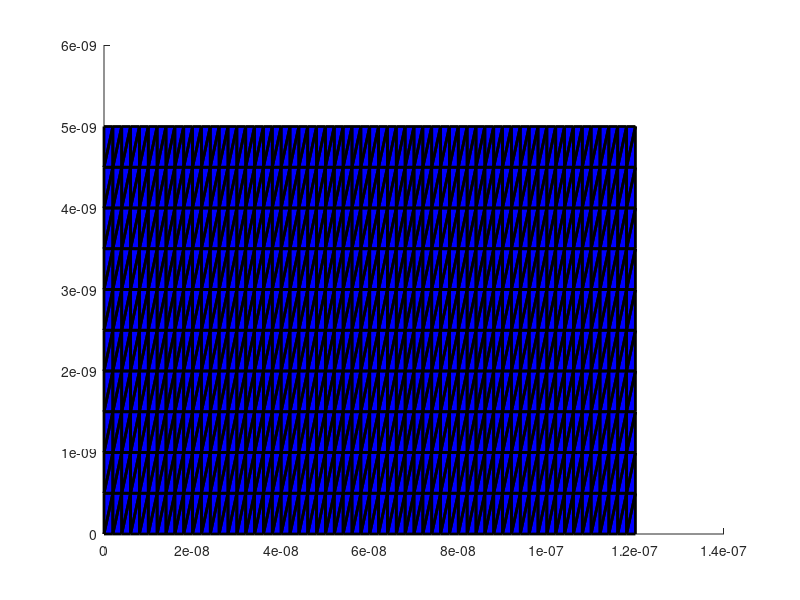

The MATLAB script that drew this image:
clear; close all; clc;

% due to : 2022.05.5. (Thur) / HW16

%%%%% HW16 %%%%%%%
% Transient simulation 2

%%%% parameter %%%%

q=1.602e-19;
nint=1.075e+16; 
Na = -2e+23;          %1/m^3   N+-type
Na1 = 2e+23;          %1/m^3   N-type
k_B=1.380662e-23;
T=300;      %K
esi = 11.7; eox = 3.9; e0=8.854187817e-12;  % Permittivity, F/m
%m_n = 1417e-4;      % electron mobility
m_n = 518e-4;      % electron mobility
m_p = 470.5e-4;     % Hole mobility
coeff=(0.25*q)/e0;

Thermal_V = k_B*T/q;

coeff_Jn = q*m_n*Thermal_V;
coeff_Jp = -q*m_p*Thermal_V;

%%%%%%%% Read Files %%%%%%%%%%

Vertex = importdata("Vertex.txt");
[V_row,V_col]=size(Vertex);

Element= importdata('Element.txt');
[E_row,col]=size(Element);

Contact_Si = importdata('Contact_Si.txt');

index = V_row;

E_R2 = Element;

R_row1 = 0;
R_row2 = size(E_R2,1);
R_row3 = 0;

%%%%%% Geometry information %%%%%%

L=zeros(E_row,3);

for ii = 1:R_row1
    for jj = 1:3
        if jj == 1 % between 1 and 2
            L(ii,jj) = sqrt(abs((Vertex(E_R1(ii,jj+1),1)-Vertex(E_R1(ii,jj),1))^2+(Vertex(E_R1(ii,jj+1),2)-Vertex(E_R1(ii,jj),2))^2));
        elseif jj == 2 % between 2 and 3
            L(ii,jj) = sqrt(abs((Vertex(E_R1(ii,jj+1),1)-Vertex(E_R1(ii,jj),1))^2+(Vertex(E_R1(ii,jj+1),2)-Vertex(E_R1(ii,jj),2))^2));
        elseif jj ==3 % between 3 and 1
            L(ii,jj) = sqrt(abs((Vertex(E_R1(ii,jj),1)-Vertex(E_R1(ii,jj-2),1))^2+(Vertex(E_R1(ii,jj),2)-Vertex(E_R1(ii,jj-2),2))^2));
        end
    end
end

for ii = 1:R_row2
    for jj = 1:3
        if jj == 1 % between 1 and 2
            L(ii+R_row1,jj) = sqrt(abs((Vertex(E_R2(ii,jj+1),1)-Vertex(E_R2(ii,jj),1))^2+(Vertex(E_R2(ii,jj+1),2)-Vertex(E_R2(ii,jj),2))^2));
        elseif jj == 2 % between 2 and 3
            L(ii+R_row1,jj) = sqrt(abs((Vertex(E_R2(ii,jj+1),1)-Vertex(E_R2(ii,jj),1))^2+(Vertex(E_R2(ii,jj+1),2)-Vertex(E_R2(ii,jj),2))^2));
        elseif jj ==3 % between 3 and 1
            L(ii+R_row1,jj) = sqrt(abs((Vertex(E_R2(ii,jj),1)-Vertex(E_R2(ii,jj-2),1))^2+(Vertex(E_R2(ii,jj),2)-Vertex(E_R2(ii,jj-2),2))^2));
        end
    end
end

for ii = 1:R_row3
    for jj = 1:3
        if jj == 1 % between 1 and 2
            L(ii+R_row2+R_row1,jj) = sqrt(abs((Vertex(E_R3(ii,jj+1),1)-Vertex(E_R3(ii,jj),1))^2+(Vertex(E_R3(ii,jj+1),2)-Vertex(E_R3(ii,jj),2))^2));
        elseif jj == 2 % between 2 and 3
            L(ii+R_row2+R_row1,jj) = sqrt(abs((Vertex(E_R3(ii,jj+1),1)-Vertex(E_R3(ii,jj),1))^2+(Vertex(E_R3(ii,jj+1),2)-Vertex(E_R3(ii,jj),2))^2));
        elseif jj ==3 % between 3 and 1
            L(ii+R_row2+R_row1,jj) = sqrt(abs((Vertex(E_R3(ii,jj),1)-Vertex(E_R3(ii,jj-2),1))^2+(Vertex(E_R3(ii,jj),2)-Vertex(E_R3(ii,jj-2),2))^2));
        end
    end
end

% Vector
Volume=zeros(E_row,1);
R=zeros(E_row,1);

for ii = 1:R_row1
    a12 = [(Vertex(E_R1(ii,2),1)-Vertex(E_R1(ii,1),1)),(Vertex(E_R1(ii,2),2)-Vertex(E_R1(ii,1),2))];
    a13 = [(Vertex(E_R1(ii,3),1)-Vertex(E_R1(ii,1),1)),(Vertex(E_R1(ii,3),2)-Vertex(E_R1(ii,1),2))];
    a23 = [(Vertex(E_R1(ii,3),1)-Vertex(E_R1(ii,2),1)),(Vertex(E_R1(ii,3),2)-Vertex(E_R1(ii,2),2))];
    a21=-a12;
    a31=-a13;
    a32=-a23;

    Volume(ii,1) = (1/2)*abs(a12(1,1)*a13(1,2)-a12(1,2)*a13(1,1)); % m^2
    R(ii,1) = (L(ii,1)*L(ii,2)*L(ii,3))/(4*Volume(ii,1));
end

for ii = 1:R_row2
    a12 = [(Vertex(E_R2(ii,2),1)-Vertex(E_R2(ii,1),1)),(Vertex(E_R2(ii,2),2)-Vertex(E_R2(ii,1),2))];
    a13 = [(Vertex(E_R2(ii,3),1)-Vertex(E_R2(ii,1),1)),(Vertex(E_R2(ii,3),2)-Vertex(E_R2(ii,1),2))];
    a23 = [(Vertex(E_R2(ii,3),1)-Vertex(E_R2(ii,2),1)),(Vertex(E_R2(ii,3),2)-Vertex(E_R2(ii,2),2))];
    a21=-a12;
    a31=-a13;
    a32=-a23;

    Volume(ii+R_row1,1) = (1/2)*abs(a12(1,1)*a13(1,2)-a12(1,2)*a13(1,1)); % m^2
    R(ii+R_row1,1) = (L(ii+R_row1,1)*L(ii+R_row1,2)*L(ii+R_row1,3))/(4*Volume(ii+R_row1,1));
end

for ii = 1:R_row3
    a12 = [(Vertex(E_R3(ii,2),1)-Vertex(E_R3(ii,1),1)),(Vertex(E_R3(ii,2),2)-Vertex(E_R3(ii,1),2))];
    a13 = [(Vertex(E_R3(ii,3),1)-Vertex(E_R3(ii,1),1)),(Vertex(E_R3(ii,3),2)-Vertex(E_R3(ii,1),2))];
    a23 = [(Vertex(E_R3(ii,3),1)-Vertex(E_R3(ii,2),1)),(Vertex(E_R3(ii,3),2)-Vertex(E_R3(ii,2),2))];
    a21=-a12;
    a31=-a13;
    a32=-a23;

    Volume(ii+R_row2+R_row1,1) = (1/2)*abs(a12(1,1)*a13(1,2)-a12(1,2)*a13(1,1)); % m^2
    R(ii+R_row2+R_row1,1) = (L(ii+R_row2+R_row1,1)*L(ii+R_row2+R_row1,2)*L(ii+R_row2+R_row1,3))/(4*Volume(ii+R_row2+R_row1,1));
end

%%%%%%% Area %%%%%%%%
Area=zeros(E_row,3);

for ii = 1:R_row1
    for jj = 1:3
        if jj == 1 % between 1 and 2
            Area(ii,jj) = sqrt(abs(R(ii,1)^2-(L(ii,jj)/2)^2));
        elseif jj == 2 % between 2 and 3
            Area(ii,jj) = sqrt(abs(R(ii,1)^2-(L(ii,jj)/2)^2));
        elseif jj ==3 % between 3 and 1
            Area(ii,jj) = sqrt(abs(R(ii,1)^2-(L(ii,jj)/2)^2));
        end
    end
end

for ii = 1:R_row2
    for jj = 1:3
        if jj == 1 % between 1 and 2
            Area(ii+R_row1,jj) = sqrt(abs(R(ii+R_row1,1)^2-(L(ii+R_row1,jj)/2)^2));
        elseif jj == 2 % between 2 and 3
            Area(ii+R_row1,jj) = sqrt(abs(R(ii+R_row1,1)^2-(L(ii+R_row1,jj)/2)^2));
        elseif jj ==3 % between 3 and 1
            Area(ii+R_row1,jj) = sqrt(abs(R(ii+R_row1,1)^2-(L(ii+R_row1,jj)/2)^2));
        end
    end
end

for ii = 1:R_row3
    for jj = 1:3
        if jj == 1 % between 1 and 2
            Area(ii+R_row2+R_row1,jj) = sqrt(abs(R(ii+R_row2+R_row1,1)^2-(L(ii+R_row2+R_row1,jj)/2)^2));
        elseif jj == 2 % between 2 and 3
            Area(ii+R_row2+R_row1,jj) = sqrt(abs(R(ii+R_row2+R_row1,1)^2-(L(ii+R_row2+R_row1,jj)/2)^2));
        elseif jj ==3 % between 3 and 1
            Area(ii+R_row2+R_row1,jj) = sqrt(abs(R(ii+R_row2+R_row1,1)^2-(L(ii+R_row2+R_row1,jj)/2)^2));
        end
    end
end

V_R1 = 0;
V_R2 = unique(E_R2);
V_R3 = 0;

VR1 = 0;
VR2 = size(V_R2,1);
VR3 = 0;

T = VR1+VR2+VR3;

%%%%% Make the table %%%%%%%

Potential = 1;
eDensity = 2;
hDensity = 3;

Table = zeros(T,3);
T_row = size(Table,1);

for iRegion = 1:3
    if iRegion ==1  % Oxide , only potential

        Table(1:VR1,1) = 1;

        for iVertex =  1:VR1
            Table(iVertex,2) = V_R1(iVertex,1);
            Table(iVertex,3) = Potential;   % only Potential
        end

    elseif iRegion == 2     % Silicon, Potential, eDensity, hDensity

        Table(1+VR1:VR1+VR2,1) = 2;

        for iVertex =  1:VR2
            Table(VR1+iVertex,2) = V_R2(iVertex,1);
            Table(VR1+iVertex,3) = Potential;
        end

    elseif iRegion ==3  % Oxide , only potential

        Table(1+VR1+VR2:T,1) = 3;
        
        for iVertex =  1:VR3
            Table(VR1+VR2+iVertex,2) = V_R3(iVertex,1);
            Table(VR1+VR2+iVertex,3) = Potential;
        end
    end
end

%%%%%%%% Initial Poisson %%%%%%%%%%

phi = zeros(T_row,1);
elec = zeros(T_row,1);
hole = zeros(T_row,1);

phi(:,1) = Thermal_V*log(-Na/nint);

ry1 = unique(Contact_Si(1:10,:)); % Source
ry2 = unique(Contact_Si(11:20,:)); % Drain

elec(1+VR1:1:VR2+VR1,1) = nint*exp(phi(1+VR1:1:VR2+VR1,1)/Thermal_V);
hole(1+VR1:1:VR2+VR1,1) = nint*exp(-phi(1+VR1:1:VR2+VR1,1)/Thermal_V);

%%%%%% Fully-Coupled %%%%%%%%

T1 = VR1+3*VR2+VR3;
Table = zeros(T1,3);

T_row = size(Table,1);

for iRegion = 1:3
    if iRegion ==1  % Oxide , only potential

        Table(1:VR1,1) = 1;

        for iVertex =  1:VR1
            Table(iVertex,2) = V_R1(iVertex,1);
            Table(iVertex,3) = Potential;   % only Potential
        end

    elseif iRegion == 2     % Silicon, Potential, eDensity, hDensity

        Table(1+VR1:VR1+3*VR2,1) = 2;

        for iVertex =  1:VR2

            Table(3*iVertex+(VR1-2),2) = V_R2(iVertex,1);
            Table(3*iVertex+(VR1-1),2) = V_R2(iVertex,1);
            Table(3*iVertex+(VR1),2) = V_R2(iVertex,1);

            Table(3*iVertex+(VR1-2),3) = Potential;
            Table(3*iVertex+(VR1-1),3) = eDensity;
            Table(3*iVertex+(VR1),3) = hDensity;
        end

    elseif iRegion ==3  % Oxide , only potential

        Table(1+VR1+3*VR2:T1,1) = 3;
        
        for iVertex =  1:VR3
            Table(VR1+3*VR2+iVertex,2) = V_R3(iVertex,1);
            Table(VR1+3*VR2+iVertex,3) = Potential;
        end
    end
end

%%%%%%%  Poisson, eDensity, hDensity %%%%%%%%%%

for Newton = 1:50

    Jaco = sparse(T_row,T_row);
    res = zeros(T_row,1);
    
    for ii=1:T_row
    
        if Table(ii,1) == 1     % Region1
            K = find(E_R1 == Table(ii,2));
            K_row = size(K,1);
    
            for rr = 1:K_row
    
                if Table(ii,3) == Potential
    
                    if K(rr,1) <= R_row1
    
                        jj = 1;
                        V3 = find(Table(1:VR1,2)==E_R1(K(rr,1),jj+2)) ;
                        V2 = find(Table(1:VR1,2)==E_R1(K(rr,1),jj+1));
                        V1 = find(Table(1:VR1,2)==E_R1(K(rr,1),jj));
                       
                        res(ii,1) = res(ii,1) + eox*(phi(V2,1)-phi(V1,1))*(Area(K(rr,1),jj)/L(K(rr,1),jj)) + eox*(phi(V3,1)-phi(V1,1))*(Area(K(rr,1),jj+2)/L(K(rr,1),jj+2));
                        Jaco(ii, V3) = Jaco(ii, V3)+ eox*(Area(K(rr,1),jj+2)/L(K(rr,1),jj+2));
                        Jaco(ii, V2) = Jaco(ii, V2)+eox*(Area(K(rr,1),jj)/L(K(rr,1),jj));
                        Jaco(ii, V1) = Jaco(ii, V1)-eox*(Area(K(rr,1),jj+2)/L(K(rr,1),jj+2))-eox*(Area(K(rr,1),jj)/L(K(rr,1),jj));
    
                    elseif K(rr,1) > R_row1 && K(rr,1) <= 2*R_row1
                        jj = 2;
                        K(rr,1) = K(rr,1)-R_row1;
    
                        V3 = find(Table(1:VR1,2)==E_R1(K(rr,1),jj+1)) ;
                        V2 = find(Table(1:VR1,2)==E_R1(K(rr,1),jj));
                        V1 = find(Table(1:VR1,2)==E_R1(K(rr,1),jj-1));
    
                        res(ii,1) = res(ii,1) + eox*(phi(V1,1)-phi(V2,1))*(Area(K(rr,1),jj-1)/L(K(rr,1),jj-1)) + eox*(phi(V3,1)-phi(V2,1))*(Area(K(rr,1),jj)/L(K(rr,1),jj));
                        Jaco(ii, V3) = Jaco(ii, V3)+eox*(Area(K(rr,1),jj)/L(K(rr,1),jj));
                        Jaco(ii, V2) =  Jaco(ii, V2)-eox*(Area(K(rr,1),jj)/L(K(rr,1),jj))-eox*(Area(K(rr,1),jj-1)/L(K(rr,1),jj-1));
                        Jaco(ii, V1) = Jaco(ii, V1)+eox*(Area(K(rr,1),jj-1)/L(K(rr,1),jj-1));
    
                    elseif K(rr,1) > 2*R_row1 && K(rr,1) <= 3*R_row1
                        jj = 3;
                        K(rr,1) = K(rr,1)-2*R_row1;
    
                        V3 = find(Table(1:VR1,2)==E_R1(K(rr,1),jj-2)) ;
                        V2 = find(Table(1:VR1,2)==E_R1(K(rr,1),jj-1));
                        V1 = find(Table(1:VR1,2)==E_R1(K(rr,1),jj));
    
                        res(ii,1) = res(ii,1) + eox*(phi(V3,1)-phi(V1,1))*(Area(K(rr,1),jj)/L(K(rr,1),jj)) + eox*(phi(V2,1)-phi(V1,1))*(Area(K(rr,1),jj-1)/L(K(rr,1),jj-1));
                        Jaco(ii, V3) = Jaco(ii, V3)+eox*(Area(K(rr,1),jj)/L(K(rr,1),jj));
                        Jaco(ii, V2) = Jaco(ii, V2)+eox*(Area(K(rr,1),jj-1)/L(K(rr,1),jj-1));
                        Jaco(ii, V1) = Jaco(ii, V1)-eox*(Area(K(rr,1),jj)/L(K(rr,1),jj))-eox*(Area(K(rr,1),jj-1)/L(K(rr,1),jj-1));
    
                    end
                end
            end

        elseif Table(ii,1) == 2     %region2

            K = find(E_R2 == Table(ii,2));
            K_row = size(K,1);


            if Table(ii,3) == Potential

                for rr = 1:K_row

                    if K(rr,1) <= R_row2
                        jj = 1;

                        V3 = find(Table(1+VR1:3:VR1+3*VR2,2)==E_R2(K(rr,1),jj+2)) ;
                        V2 = find(Table(1+1+VR1:3:VR1+3*VR2,2)==E_R2(K(rr,1),jj+1));
                        V1 = find(Table(1+1+1+VR1:3:VR1+3*VR2,2)==E_R2(K(rr,1),jj));

                        res(ii,1) = res(ii,1) + esi*(phi(VR1+V2,1)-phi(VR1+V1,1))*(Area(K(rr,1)+R_row1,jj)/L(K(rr,1)+R_row1,jj)) + esi*(phi(VR1+V3,1)-phi(VR1+V1,1))*(Area(K(rr,1)+R_row1,jj+2)/L(K(rr,1)+R_row1,jj+2));
                        res(ii,1) = res(ii,1) + coeff*(Area(K(rr,1)+R_row1,jj)*L(K(rr,1)+R_row1,jj)+Area(K(rr,1)+R_row1,jj+2)*L(K(rr,1)+R_row1,jj+2))*(Na1-elec(VR1+V1,1)+hole(VR1+V1,1));

                        Jaco(ii, 3*(V3)+(VR1-2)) = Jaco(ii, 3*(V3)+(VR1-2))+ esi*(Area(K(rr,1)+R_row1,jj+2)/L(K(rr,1)+R_row1,jj+2));
                        Jaco(ii, 3*(V2)+(VR1-2)) = Jaco(ii, 3*(V2)+(VR1-2))+esi*(Area(K(rr,1)+R_row1,jj)/L(K(rr,1)+R_row1,jj));
                        Jaco(ii, 3*(V1)+(VR1-2)) = Jaco(ii, 3*(V1)+(VR1-2))-esi*(Area(K(rr,1)+R_row1,jj+2)/L(K(rr,1)+R_row1,jj+2))-esi*(Area(K(rr,1)+R_row1,jj)/L(K(rr,1)+R_row1,jj));

                        Jaco(ii, 3*(V1)+(VR1-1)) = Jaco(ii, 3*(V1)+(VR1-1)) - coeff*(Area(K(rr,1)+R_row1,jj)*L(K(rr,1)+R_row1,jj)+Area(K(rr,1)+R_row1,jj+2)*L(K(rr,1)+R_row1,jj+2));
                        Jaco(ii, 3*(V1)+(VR1)) = Jaco(ii, 3*(V1)+(VR1)) + coeff*(Area(K(rr,1)+R_row1,jj)*L(K(rr,1)+R_row1,jj)+Area(K(rr,1)+R_row1,jj+2)*L(K(rr,1)+R_row1,jj+2));

                    elseif K(rr,1) > R_row2 && K(rr,1) <= 2*R_row2
                        jj = 2;
                        K(rr,1) = K(rr,1)-R_row2;

                        V3 = find(Table(1+VR1:3:VR1+3*VR2,2)==E_R2(K(rr,1),jj+1)) ;
                        V2 = find(Table(1+1+VR1:3:VR1+3*VR2,2)==E_R2(K(rr,1),jj));
                        V1 = find(Table(1+1+1+VR1:3:VR1+3*VR2,2)==E_R2(K(rr,1),jj-1));

                        res(ii,1) = res(ii,1) + esi*(phi(VR1+V1,1)-phi(VR1+V2,1))*(Area(K(rr,1)+R_row1,jj-1)/L(K(rr,1)+R_row1,jj-1)) + esi*(phi(VR1+V3,1)-phi(VR1+V2,1))*(Area(K(rr,1)+R_row1,jj)/L(K(rr,1)+R_row1,jj));
                        res(ii,1) = res(ii,1) + coeff*(Area(K(rr,1)+R_row1,jj)*L(K(rr,1)+R_row1,jj)+Area(K(rr,1)+R_row1,jj-1)*L(K(rr,1)+R_row1,jj-1))*(Na1-elec(VR1+V2,1)+hole(VR1+V2,1));

                        Jaco(ii, 3*(V3)+(VR1-2)) = Jaco(ii, 3*(V3)+(VR1-2))+esi*(Area(K(rr,1)+R_row1,jj)/L(K(rr,1)+R_row1,jj));
                        Jaco(ii, 3*(V2)+(VR1-2)) =  Jaco(ii, 3*(V2)+(VR1-2))-esi*(Area(K(rr,1)+R_row1,jj)/L(K(rr,1)+R_row1,jj))-esi*(Area(K(rr,1)+R_row1,jj-1)/L(K(rr,1)+R_row1,jj-1));
                        Jaco(ii, 3*(V1)+(VR1-2)) = Jaco(ii, 3*(V1)+(VR1-2))+esi*(Area(K(rr,1)+R_row1,jj-1)/L(K(rr,1)+R_row1,jj-1));

                        Jaco(ii, 3*(V2)+(VR1-1)) = Jaco(ii, 3*(V2)+(VR1-1)) - coeff*(Area(K(rr,1)+R_row1,jj)*L(K(rr,1)+R_row1,jj)+Area(K(rr,1)+R_row1,jj-1)*L(K(rr,1)+R_row1,jj-1));
                        Jaco(ii, 3*(V2)+(VR1)) = Jaco(ii, 3*(V2)+(VR1)) + coeff*(Area(K(rr,1)+R_row1,jj)*L(K(rr,1)+R_row1,jj)+Area(K(rr,1)+R_row1,jj-1)*L(K(rr,1)+R_row1,jj-1));

                    elseif K(rr,1) > 2*R_row2 && K(rr,1) <= 3*R_row2
                        jj = 3;
                        K(rr,1) = K(rr,1)-2*R_row2;

                        V3 = find(Table(1+VR1:3:VR1+3*VR2,2)==E_R2(K(rr,1),jj-2)) ;
                        V2 = find(Table(1+1+VR1:3:VR1+3*VR2,2)==E_R2(K(rr,1),jj-1));
                        V1 = find(Table(1+1+1+VR1:3:VR1+3*VR2,2)==E_R2(K(rr,1),jj));

                        res(ii,1) = res(ii,1) + esi*(phi(VR1+V3,1)-phi(VR1+V1,1))*(Area(K(rr,1)+R_row1,jj)/L(K(rr,1)+R_row1,jj)) + esi*(phi(VR1+V2,1)-phi(VR1+V1,1))*(Area(K(rr,1)+R_row1,jj-1)/L(K(rr,1)+R_row1,jj-1));
                        res(ii,1) = res(ii,1) + coeff*(Area(K(rr,1)+R_row1,jj)*L(K(rr,1)+R_row1,jj)+Area(K(rr,1)+R_row1,jj-1)*L(K(rr,1)+R_row1,jj-1))*(Na1-elec(VR1+V1,1)+hole(VR1+V1,1));

                        Jaco(ii, 3*(V3)+(VR1-2)) = Jaco(ii, 3*(V3)+(VR1-2))+esi*(Area(K(rr,1)+R_row1,jj)/L(K(rr,1)+R_row1,jj));
                        Jaco(ii, 3*(V2)+(VR1-2)) = Jaco(ii, 3*(V2)+(VR1-2))+esi*(Area(K(rr,1)+R_row1,jj-1)/L(K(rr,1)+R_row1,jj-1));
                        Jaco(ii, 3*(V1)+(VR1-2)) = Jaco(ii, 3*(V1)+(VR1-2))-esi*(Area(K(rr,1)+R_row1,jj)/L(K(rr,1)+R_row1,jj))-esi*(Area(K(rr,1)+R_row1,jj-1)/L(K(rr,1)+R_row1,jj-1));

                        Jaco(ii, 3*(V1)+(VR1-1)) = Jaco(ii, 3*(V1)+(VR1-1)) - coeff*(Area(K(rr,1)+R_row1,jj)*L(K(rr,1)+R_row1,jj)+Area(K(rr,1)+R_row1,jj-1)*L(K(rr,1)+R_row1,jj-1));
                        Jaco(ii, 3*(V1)+(VR1)) = Jaco(ii, 3*(V1)+(VR1)) + coeff*(Area(K(rr,1)+R_row1,jj)*L(K(rr,1)+R_row1,jj)+Area(K(rr,1)+R_row1,jj-1)*L(K(rr,1)+R_row1,jj-1));
                    end
                end

            elseif Table(ii,3) == eDensity

                for rr = 1:K_row
                    if K(rr,1) <= R_row2
                        jj = 1;

                        V3 = find(Table(1+VR1:3:VR1+3*VR2,2)==E_R2(K(rr,1),jj+2)) ;  % node 3
                        V2 = find(Table(1+1+VR1:3:VR1+3*VR2,2)==E_R2(K(rr,1),jj+1)); % node 2
                        V1 = find(Table(2+1+VR1:3:VR1+3*VR2,2)==E_R2(K(rr,1),jj));   % node 1

                        res(ii,1) =  elec(VR1+V1,1)-nint*exp(phi(VR1+V1,1)/Thermal_V);

                        Jaco(ii, 3*(V1)+(VR1-1)) = 1 ;
                        Jaco(ii, 3*(V1)+(VR1-2)) = -(nint/Thermal_V)*exp(phi(VR1+V1,1)/Thermal_V);


                    elseif K(rr,1) > R_row2 && K(rr,1) <= 2*R_row2
                        jj = 2;
                        K(rr,1) = K(rr,1)-R_row2;

                        V3 = find(Table(1+VR1:3:VR1+3*VR2,2)==E_R2(K(rr,1),jj+1)) ; % node 3
                        V2 = find(Table(1+1+VR1:3:VR1+3*VR2,2)==E_R2(K(rr,1),jj));  % node 2
                        V1 = find(Table(1+1+1+VR1:3:VR1+3*VR2,2)==E_R2(K(rr,1),jj-1)); % node 1

                        res(ii,1) =  elec(VR1+V2,1) - nint*exp(phi(VR1+V2,1)/Thermal_V);

                        Jaco(ii, 3*(V2)+(VR1-1)) = 1;
                        Jaco(ii, 3*(V2)+(VR1-2)) = -(nint/Thermal_V)*exp(phi(VR1+V2,1)/Thermal_V);


                    elseif K(rr,1) > 2*R_row2 && K(rr,1) <= 3*R_row2
                        jj = 3;
                        K(rr,1) = K(rr,1)-2*R_row2;

                        V3 = find(Table(1+VR1:3:VR1+3*VR2,2)==E_R2(K(rr,1),jj-2)) ;  % node 1
                        V2 = find(Table(1+1+VR1:3:VR1+3*VR2,2)==E_R2(K(rr,1),jj-1)); % node 2
                        V1 = find(Table(1+1+1+VR1:3:VR1+3*VR2,2)==E_R2(K(rr,1),jj)); % node 3

                        res(ii,1) =  elec(VR1+V1,1) - nint*exp(phi(VR1+V1,1)/Thermal_V);

                        Jaco(ii, 3*(V1)+(VR1-1)) = 1;
                        Jaco(ii, 3*(V1)+(VR1-2)) = -(nint/Thermal_V)*exp(phi(VR1+V1,1)/Thermal_V);

                    end
                end


            elseif Table(ii,3) == hDensity

                for rr = 1:K_row

                    if K(rr,1) <= R_row2
                        jj = 1;

                        V3 = find(Table(1+VR1:3:VR1+3*VR2,2)==E_R2(K(rr,1),jj+2)) ;
                        V2 = find(Table(1+1+VR1:3:VR1+3*VR2,2)==E_R2(K(rr,1),jj+1));
                        V1 = find(Table(2+1+VR1:3:VR1+3*VR2,2)==E_R2(K(rr,1),jj));

                        res(ii,1) = hole(VR1+V1,1)-nint*exp(-phi(VR1+V1,1)/Thermal_V);

                        Jaco(ii, 3*(V1)+(VR1)) = 1;
                        Jaco(ii, 3*(V1)+(VR1-2)) = (nint/Thermal_V)*exp(-phi(VR1+V1,1)/Thermal_V);


                    elseif K(rr,1) > R_row2 && K(rr,1) <= 2*R_row2
                        jj = 2;
                        K(rr,1) = K(rr,1)-R_row2;

                        V3 = find(Table(1+VR1:3:VR1+3*VR2,2)==E_R2(K(rr,1),jj+1)) ;
                        V2 = find(Table(1+1+VR1:3:VR1+3*VR2,2)==E_R2(K(rr,1),jj));
                        V1 = find(Table(1+1+1+VR1:3:VR1+3*VR2,2)==E_R2(K(rr,1),jj-1));

                        res(ii,1) =  hole(VR1+V2,1)-nint*exp(-phi(VR1+V2,1)/Thermal_V);

                        Jaco(ii, 3*(V2)+(VR1)) =  1;
                        Jaco(ii, 3*(V2)+(VR1-2)) = (nint/Thermal_V)*exp(-phi(VR1+V2,1)/Thermal_V);


                    elseif K(rr,1) > 2*R_row2 && K(rr,1) <= 3*R_row2
                        jj = 3;
                        K(rr,1) = K(rr,1)-2*R_row2;

                        V3 = find(Table(1+VR1:3:VR1+3*VR2,2)==E_R2(K(rr,1),jj-2)) ;
                        V2 = find(Table(1+1+VR1:3:VR1+3*VR2,2)==E_R2(K(rr,1),jj-1));
                        V1 = find(Table(1+1+1+VR1:3:VR1+3*VR2,2)==E_R2(K(rr,1),jj));

                        res(ii,1) =  hole(VR1+V1,1)-nint*exp(-phi(VR1+V1,1)/Thermal_V);

                        Jaco(ii, 3*(V1)+(VR1)) =  1;
                        Jaco(ii, 3*(V1)+(VR1-2)) =  (nint/Thermal_V)*exp(-phi(VR1+V1,1)/Thermal_V);
                    end
                end
            end
        
        elseif Table(ii,1) == 3  % Region3
    
            K = find(E_R3 == Table(ii,2));
            K_row = size(K,1);
    
            for rr = 1:K_row

                if Table(ii,3) == Potential
    
                    if K(rr,1) <= R_row3
    
                        jj = 1;
    
                        V3 = find(Table(1+VR1+3*VR2:T1,2)==E_R3(K(rr,1),jj+2)) ;
                        V2 = find(Table(1+VR1+3*VR2:T1,2)==E_R3(K(rr,1),jj+1));
                        V1 = find(Table(1+VR1+3*VR2:T1,2)==E_R3(K(rr,1),jj));
    
                        res(ii,1) = res(ii,1) + eox*(phi(VR1+VR2+V2,1)-phi(VR1+VR2+V1,1))*(Area(K(rr,1)+R_row2+R_row1,jj)/L(K(rr,1)+R_row2+R_row1,jj)) + eox*(phi(VR1+VR2+V3,1)-phi(VR1+VR2+V1,1))*(Area(K(rr,1)+R_row2+R_row1,jj+2)/L(K(rr,1)+R_row2+R_row1,jj+2));
    
                        Jaco(ii, VR1+3*VR2+V3) = Jaco(ii, VR1+3*VR2+V3)+ eox*(Area(K(rr,1)+R_row2+R_row1,jj+2)/L(K(rr,1)+R_row2+R_row1,jj+2));
                        Jaco(ii, VR1+3*VR2+V2) = Jaco(ii, VR1+3*VR2+V2)+eox*(Area(K(rr,1)+R_row2+R_row1,jj)/L(K(rr,1)+R_row2+R_row1,jj));
                        Jaco(ii, VR1+3*VR2+V1) = Jaco(ii, VR1+3*VR2+V1)-eox*(Area(K(rr,1)+R_row2+R_row1,jj+2)/L(K(rr,1)+R_row2+R_row1,jj+2))-eox*(Area(K(rr,1)+R_row2+R_row1,jj)/L(K(rr,1)+R_row2+R_row1,jj));
    
                    elseif K(rr,1) > R_row3 && K(rr,1) <= 2*R_row3
                        
                        jj = 2;
                        K(rr,1) = K(rr,1)-R_row3;
    
                        V3 = find(Table(1+VR1+3*VR2:T1,2)==E_R3(K(rr,1),jj+1)) ;
                        V2 = find(Table(1+VR1+3*VR2:T1,2)==E_R3(K(rr,1),jj));
                        V1 = find(Table(1+VR1+3*VR2:T1,2)==E_R3(K(rr,1),jj-1));
    
                        res(ii,1) = res(ii,1) + eox*(phi(VR1+VR2+V1,1)-phi(VR1+VR2+V2,1))*(Area(K(rr,1)+R_row2+R_row1,jj-1)/L(K(rr,1)+R_row2+R_row1,jj-1)) + eox*(phi(VR1+VR2+V3,1)-phi(VR1+VR2+V2,1))*(Area(K(rr,1)+R_row2+R_row1,jj)/L(K(rr,1)+R_row2+R_row1,jj));
    
                        Jaco(ii, VR1+3*VR2+V3) = Jaco(ii, VR1+3*VR2+V3)+eox*(Area(K(rr,1)+R_row2+R_row1,jj)/L(K(rr,1)+R_row2+R_row1,jj));
                        Jaco(ii, VR1+3*VR2+V2) =  Jaco(ii, VR1+3*VR2+V2)-eox*(Area(K(rr,1)+R_row2+R_row1,jj)/L(K(rr,1)+R_row2+R_row1,jj))-eox*(Area(K(rr,1)+R_row2+R_row1,jj-1)/L(K(rr,1)+R_row2+R_row1,jj-1));
                        Jaco(ii, VR1+3*VR2+V1) = Jaco(ii, VR1+3*VR2+V1)+eox*(Area(K(rr,1)+R_row2+R_row1,jj-1)/L(K(rr,1)+R_row2+R_row1,jj-1));
    
    
                    elseif K(rr,1) > 2*R_row3 && K(rr,1) <= 3*R_row3
                        
                        jj = 3;
                        K(rr,1) = K(rr,1)-2*R_row3;
    
                        V3 = find(Table(1+VR1+3*VR2:T1,2)==E_R3(K(rr,1),jj-2)) ;
                        V2 = find(Table(1+VR1+3*VR2:T1,2)==E_R3(K(rr,1),jj-1));
                        V1 = find(Table(1+VR1+3*VR2:T1,2)==E_R3(K(rr,1),jj));

                        res(ii,1) = res(ii,1) + eox*(phi(VR1+VR2+V3,1)-phi(VR1+VR2+V1,1))*(Area(K(rr,1)+R_row2+R_row1,jj)/L(K(rr,1)+R_row2+R_row1,jj)) + eox*(phi(VR1+VR2+V2,1)-phi(VR1+VR2+V1,1))*(Area(K(rr,1)+R_row2+R_row1,jj-1)/L(K(rr,1)+R_row2+R_row1,jj-1));

                        Jaco(ii, VR1+3*VR2+V3) = Jaco(ii, VR1+3*VR2+V3) + eox*(Area(K(rr,1)+R_row2+R_row1,jj)/L(K(rr,1)+R_row2+R_row1,jj));
                        Jaco(ii, VR1+3*VR2+V2) = Jaco(ii, VR1+3*VR2+V2) + eox*(Area(K(rr,1)+R_row2+R_row1,jj-1)/L(K(rr,1)+R_row2+R_row1,jj-1));
                        Jaco(ii, VR1+3*VR2+V1) = Jaco(ii, VR1+3*VR2+V1) - eox*(Area(K(rr,1)+R_row2+R_row1,jj)/L(K(rr,1)+R_row2+R_row1,jj))-eox*(Area(K(rr,1)+R_row2+R_row1,jj-1)/L(K(rr,1)+R_row2+R_row1,jj-1));

                    end
                end
            end
        end
    end

    %%%% Source, Drain %%%%
    q_row = size(ry1,1);
    w_row = size(ry2,1);

    for rr = 1:q_row  % Source

        V = find(Table(1+VR1:3:VR1+3*VR2,2)==ry1(rr,1));
        Jaco(3*V+(VR1-2),:) = 0;
        Jaco(3*V+(VR1-2),3*V+(VR1-2)) = 1;
        Jaco(3*V+(VR1-1),:) = 0;
        Jaco(3*V+(VR1-1),3*V+(VR1-1)) = 1;
        Jaco(3*V+(VR1),:) = 0;
        Jaco(3*V+(VR1),3*V+(VR1)) = 1;

        res(3*V+(VR1-2),1) = phi(VR1+V,1)-Thermal_V*log(-Na/nint);
        res(3*V+(VR1-1),1) = elec(VR1+V,1)+Na;
        res(3*V+(VR1),1) = hole(VR1+V,1)-(nint^2/-Na);

    end

    for rr = 1:w_row  % Drain

        V = find(Table(1+VR1:3:VR1+3*VR2,2)==ry2(rr,1));
 
        Jaco(3*V+(VR1-2),:) = 0;
        Jaco(3*V+(VR1-2),3*V+(VR1-2)) = 1;
        Jaco(3*V+(VR1-1),:) = 0;
        Jaco(3*V+(VR1-1),3*V+(VR1-1)) = 1;
        Jaco(3*V+(VR1),:) = 0;
        Jaco(3*V+(VR1),3*V+(VR1)) = 1;

        res(3*V+(VR1-2),1) = phi(VR1+V,1)-Thermal_V*log(-Na/nint);
        res(3*V+(VR1-1),1) = elec(VR1+V,1)+Na;
        res(3*V+(VR1),1) = hole(VR1+V,1)-(nint^2/-Na);
    end

        %     Scaling
        Cvector = zeros(T_row,1);
        Cvector(1:VR1,1) = Thermal_V;
        Cvector(VR1+3*VR2:T_row,1) = Thermal_V;
        Cvector(1+VR1:3:VR1+3*VR2,1) = Thermal_V;
        Cvector(2+VR1:3:VR1+3*VR2,1) = -Na;
        Cvector(3+VR1:3:VR1+3*VR2,1) = -Na;

        Cmatrix = spdiags(Cvector,0,T_row,T_row);
        Jaco_scaled = Jaco * Cmatrix;
        Rvector = 1./sum(abs(Jaco_scaled),2);
        Rmatrix = spdiags(Rvector,0,T_row,T_row);
        Jaco_scaled = Rmatrix* Jaco_scaled;
        res_scaled = Rmatrix *res;
        update_scaled = Jaco_scaled \ (-res_scaled);
        update_vector(:,Newton) = Cmatrix* update_scaled;

        phi(1:VR1,1) = phi(1:VR1,1) + update_vector(1:VR1,Newton);
        phi(1+VR1:VR2+VR1,1) = phi(1+VR1:VR2+VR1,1) + update_vector(1+VR1:3:VR1+3*VR2,Newton);
        phi(1+VR1+VR2:T,1) = phi(1+VR1+VR2:T,1) + update_vector(1+VR1+3*VR2:T_row,Newton);

        elec(1+VR1:1:VR2+VR1,1) = elec(1+VR1:1:VR2+VR1,1) + update_vector(2+VR1:3:VR1+3*VR2,Newton);
        hole(1+VR1:1:VR2+VR1,1) = hole(1+VR1:1:VR2+VR1,1) + update_vector(3+VR1:3:VR1+3*VR2,Newton);

        update_poisson(:,Newton) = abs(update_vector(1+VR1:3:VR1+3*VR2,Newton));

        if norm(abs(update_vector(1+VR1:3:VR1+3*VR2,Newton)),inf) < 1e-15
            break;
        end
end

set(gcf,'Color','w')
patch('Faces',E_R2,'Vertices',Vertex,'EdgeColor','black','FaceColor','blue','LineWidth',2);
patch('Faces',Contact_Si,'Vertices',Vertex,'EdgeColor','magenta','FaceColor','none','LineWidth',3);

%%%%%% Drift-Diffusion %%%%%%%%

T1 = VR1+3*VR2+VR3;
Table = zeros(T1,3);

T_row = size(Table,1);

for iRegion = 1:3
    if iRegion ==1  % Oxide , only Potential

        Table(1:VR1,1) = 1;

        for iVertex =  1:VR1
            Table(iVertex,2) = V_R1(iVertex,1);
            Table(iVertex,3) = Potential;   % only Potential
        end

    elseif iRegion == 2     % Silicon, Potential, eDensity, hDensity

        Table(1+VR1:VR1+3*VR2,1) = 2;

        for iVertex =  1:VR2

            Table(3*iVertex+(VR1-2),2) = V_R2(iVertex,1);
            Table(3*iVertex+(VR1-1),2) = V_R2(iVertex,1);
            Table(3*iVertex+(VR1),2) = V_R2(iVertex,1);

            Table(3*iVertex+(VR1-2),3) = Potential;
            Table(3*iVertex+(VR1-1),3) = eDensity;
            Table(3*iVertex+(VR1),3) = hDensity;
        end

    elseif iRegion ==3  % Oxide , only Potential

        Table(1+VR1+3*VR2:T1,1) = 3;
        
        for iVertex = 1:VR3
            Table(VR1+3*VR2+iVertex,2) = V_R3(iVertex,1);
            Table(VR1+3*VR2+iVertex,3) = Potential;
        end
         
    end
end